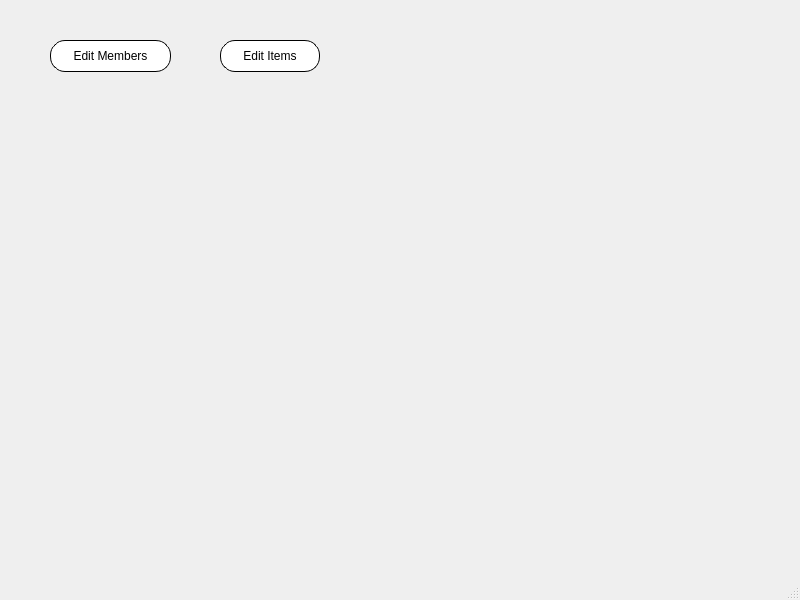
<?xml version="1.0" encoding="UTF-8"?>
<ui version="4.0">
 <class>adminwindow</class>
 <widget class="QMainWindow" name="adminwindow">
  <property name="geometry">
   <rect>
    <x>0</x>
    <y>0</y>
    <width>800</width>
    <height>600</height>
   </rect>
  </property>
  <property name="windowTitle">
   <string>Admin Window</string>
  </property>
  <widget class="QWidget" name="centralwidget">
   <widget class="QPushButton" name="pushButton">
    <property name="geometry">
     <rect>
      <x>50</x>
      <y>40</y>
      <width>121</width>
      <height>32</height>
     </rect>
    </property>
    <property name="cursor">
     <cursorShape>PointingHandCursor</cursorShape>
    </property>
    <property name="styleSheet">
     <string notr="true">QPushButton{
text-align: center;
width: 10px;
height:5px;
background-color: white;
color: black;
border: 1px solid black;
border-radius: 15px;
}</string>
    </property>
    <property name="text">
     <string>Edit Members</string>
    </property>
   </widget>
   <widget class="QPushButton" name="pushButton_2">
    <property name="geometry">
     <rect>
      <x>220</x>
      <y>40</y>
      <width>100</width>
      <height>32</height>
     </rect>
    </property>
    <property name="cursor">
     <cursorShape>PointingHandCursor</cursorShape>
    </property>
    <property name="styleSheet">
     <string notr="true">QPushButton{
text-align: center;
width: 10px;
height:5px;
background-color: white;
color: black;
border: 1px solid black;
border-radius: 15px;
}</string>
    </property>
    <property name="text">
     <string>Edit Items</string>
    </property>
   </widget>
  </widget>
  <widget class="QMenuBar" name="menubar">
   <property name="geometry">
    <rect>
     <x>0</x>
     <y>0</y>
     <width>800</width>
     <height>22</height>
    </rect>
   </property>
  </widget>
  <widget class="QStatusBar" name="statusbar"/>
 </widget>
 <resources/>
 <connections/>
</ui>
